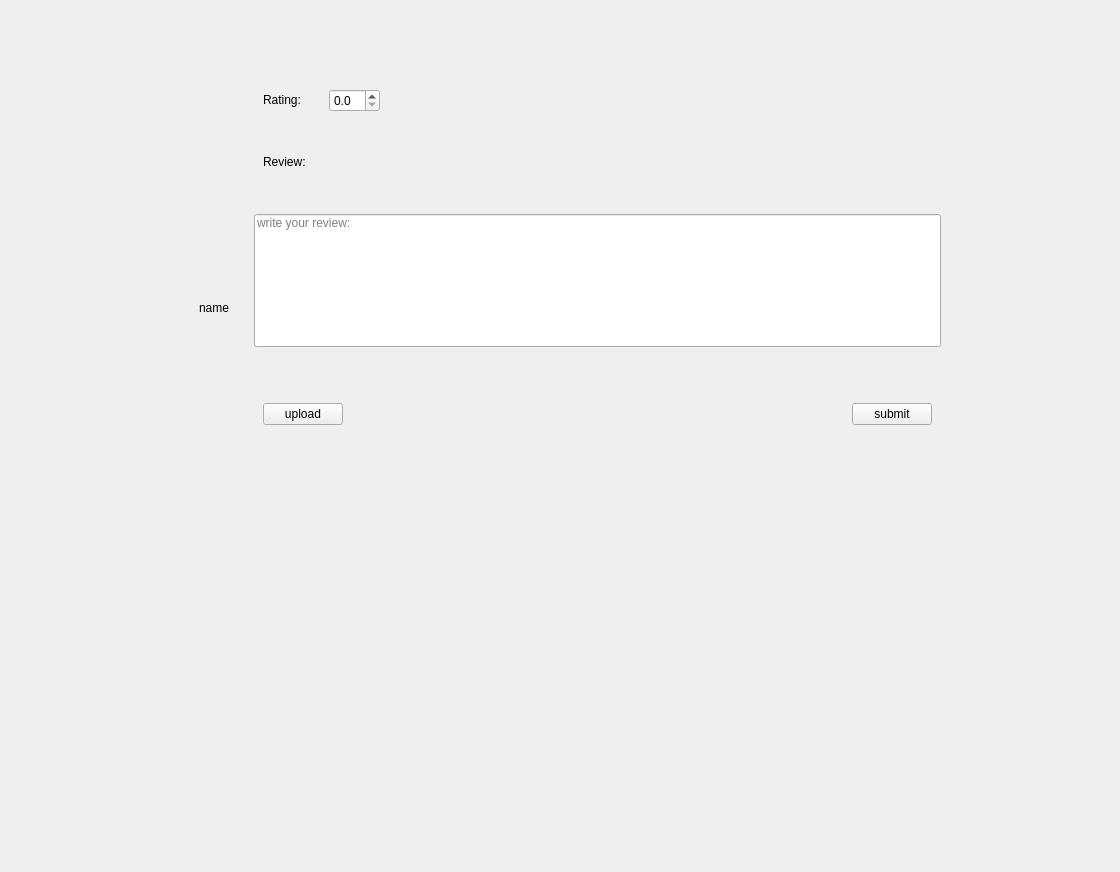
<?xml version="1.0" encoding="UTF-8"?>
<ui version="4.0">
 <class>Form</class>
 <widget class="QWidget" name="Form">
  <property name="geometry">
   <rect>
    <x>0</x>
    <y>0</y>
    <width>1120</width>
    <height>872</height>
   </rect>
  </property>
  <property name="windowTitle">
   <string>Form</string>
  </property>
  <widget class="QWidget" name="widget" native="true">
   <property name="geometry">
    <rect>
     <x>180</x>
     <y>80</y>
     <width>761</width>
     <height>401</height>
    </rect>
   </property>
   <layout class="QHBoxLayout" name="horizontalLayout_4">
    <item>
     <widget class="QWidget" name="widget_2" native="true">
      <property name="maximumSize">
       <size>
        <width>100</width>
        <height>100</height>
       </size>
      </property>
      <layout class="QVBoxLayout" name="verticalLayout_8">
       <item>
        <widget class="QLabel" name="label_16">
         <property name="minimumSize">
          <size>
           <width>50</width>
           <height>50</height>
          </size>
         </property>
         <property name="maximumSize">
          <size>
           <width>50</width>
           <height>50</height>
          </size>
         </property>
         <property name="autoFillBackground">
          <bool>false</bool>
         </property>
         <property name="text">
          <string/>
         </property>
         <property name="textFormat">
          <enum>Qt::PlainText</enum>
         </property>
         <property name="pixmap">
          <pixmap resource="resource.qrc">:/icons/icons/icon.png</pixmap>
         </property>
         <property name="scaledContents">
          <bool>true</bool>
         </property>
         <property name="alignment">
          <set>Qt::AlignBottom|Qt::AlignHCenter</set>
         </property>
        </widget>
       </item>
       <item>
        <widget class="QLabel" name="username_label">
         <property name="maximumSize">
          <size>
           <width>50</width>
           <height>50</height>
          </size>
         </property>
         <property name="text">
          <string>name</string>
         </property>
         <property name="alignment">
          <set>Qt::AlignCenter</set>
         </property>
        </widget>
       </item>
      </layout>
     </widget>
    </item>
    <item>
     <widget class="QWidget" name="widget_3" native="true">
      <layout class="QVBoxLayout" name="verticalLayout">
       <property name="spacing">
        <number>0</number>
       </property>
       <property name="leftMargin">
        <number>0</number>
       </property>
       <property name="topMargin">
        <number>0</number>
       </property>
       <property name="rightMargin">
        <number>0</number>
       </property>
       <property name="bottomMargin">
        <number>0</number>
       </property>
       <item>
        <widget class="QWidget" name="widget_4" native="true">
         <layout class="QVBoxLayout" name="verticalLayout_2">
          <item>
           <layout class="QHBoxLayout" name="horizontalLayout">
            <item>
             <widget class="QLabel" name="label">
              <property name="minimumSize">
               <size>
                <width>60</width>
                <height>20</height>
               </size>
              </property>
              <property name="maximumSize">
               <size>
                <width>60</width>
                <height>20</height>
               </size>
              </property>
              <property name="text">
               <string>Rating:</string>
              </property>
             </widget>
            </item>
            <item>
             <widget class="QDoubleSpinBox" name="doubleSpinBox">
              <property name="decimals">
               <number>1</number>
              </property>
              <property name="maximum">
               <double>10.000000000000000</double>
              </property>
             </widget>
            </item>
            <item>
             <spacer name="horizontalSpacer_2">
              <property name="orientation">
               <enum>Qt::Horizontal</enum>
              </property>
              <property name="sizeHint" stdset="0">
               <size>
                <width>40</width>
                <height>20</height>
               </size>
              </property>
             </spacer>
            </item>
           </layout>
          </item>
          <item>
           <widget class="QLabel" name="label_2">
            <property name="text">
             <string>Review:</string>
            </property>
           </widget>
          </item>
         </layout>
        </widget>
       </item>
       <item>
        <widget class="QWidget" name="widget_5" native="true">
         <layout class="QHBoxLayout" name="horizontalLayout_2">
          <property name="spacing">
           <number>0</number>
          </property>
          <property name="sizeConstraint">
           <enum>QLayout::SetDefaultConstraint</enum>
          </property>
          <property name="leftMargin">
           <number>0</number>
          </property>
          <property name="topMargin">
           <number>0</number>
          </property>
          <property name="rightMargin">
           <number>0</number>
          </property>
          <property name="bottomMargin">
           <number>0</number>
          </property>
          <item>
           <widget class="QLineEdit" name="lineEdit">
            <property name="sizePolicy">
             <sizepolicy hsizetype="MinimumExpanding" vsizetype="Preferred">
              <horstretch>0</horstretch>
              <verstretch>0</verstretch>
             </sizepolicy>
            </property>
            <property name="alignment">
             <set>Qt::AlignLeading|Qt::AlignLeft|Qt::AlignTop</set>
            </property>
            <property name="placeholderText">
             <string>write your review:</string>
            </property>
           </widget>
          </item>
         </layout>
        </widget>
       </item>
       <item>
        <widget class="QWidget" name="widget_6" native="true">
         <layout class="QHBoxLayout" name="horizontalLayout_3">
          <item>
           <widget class="QPushButton" name="select_file_button_2">
            <property name="text">
             <string>upload</string>
            </property>
            <property name="autoDefault">
             <bool>false</bool>
            </property>
            <property name="default">
             <bool>false</bool>
            </property>
           </widget>
          </item>
          <item>
           <widget class="QLabel" name="file_dir_label_2">
            <property name="text">
             <string/>
            </property>
           </widget>
          </item>
          <item>
           <spacer name="horizontalSpacer">
            <property name="orientation">
             <enum>Qt::Horizontal</enum>
            </property>
            <property name="sizeHint" stdset="0">
             <size>
              <width>40</width>
              <height>20</height>
             </size>
            </property>
           </spacer>
          </item>
          <item>
           <widget class="QPushButton" name="submit_button_2">
            <property name="text">
             <string>submit</string>
            </property>
           </widget>
          </item>
         </layout>
        </widget>
       </item>
      </layout>
     </widget>
    </item>
   </layout>
  </widget>
 </widget>
 <resources>
  <include location="resource.qrc"/>
 </resources>
 <connections/>
</ui>
